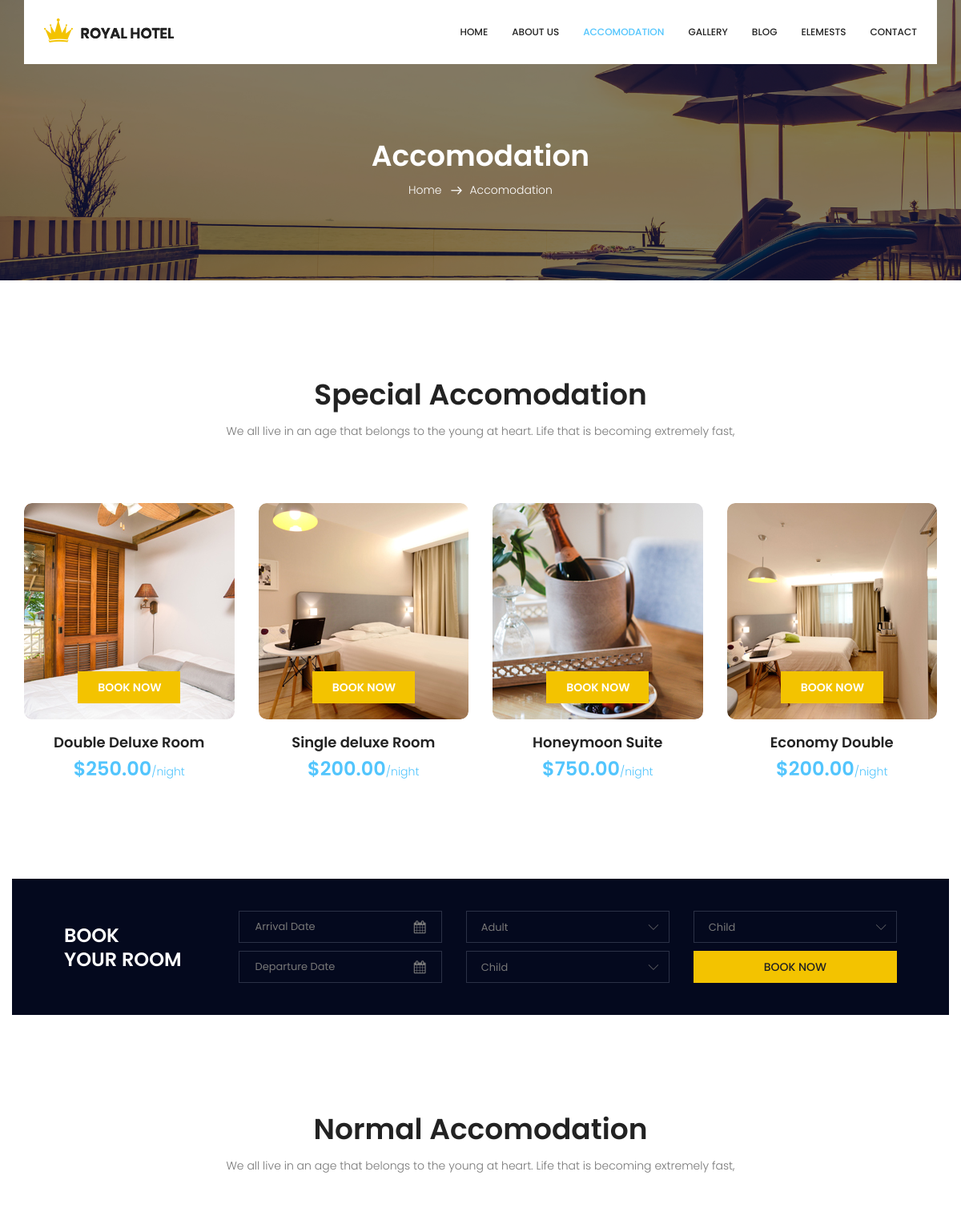
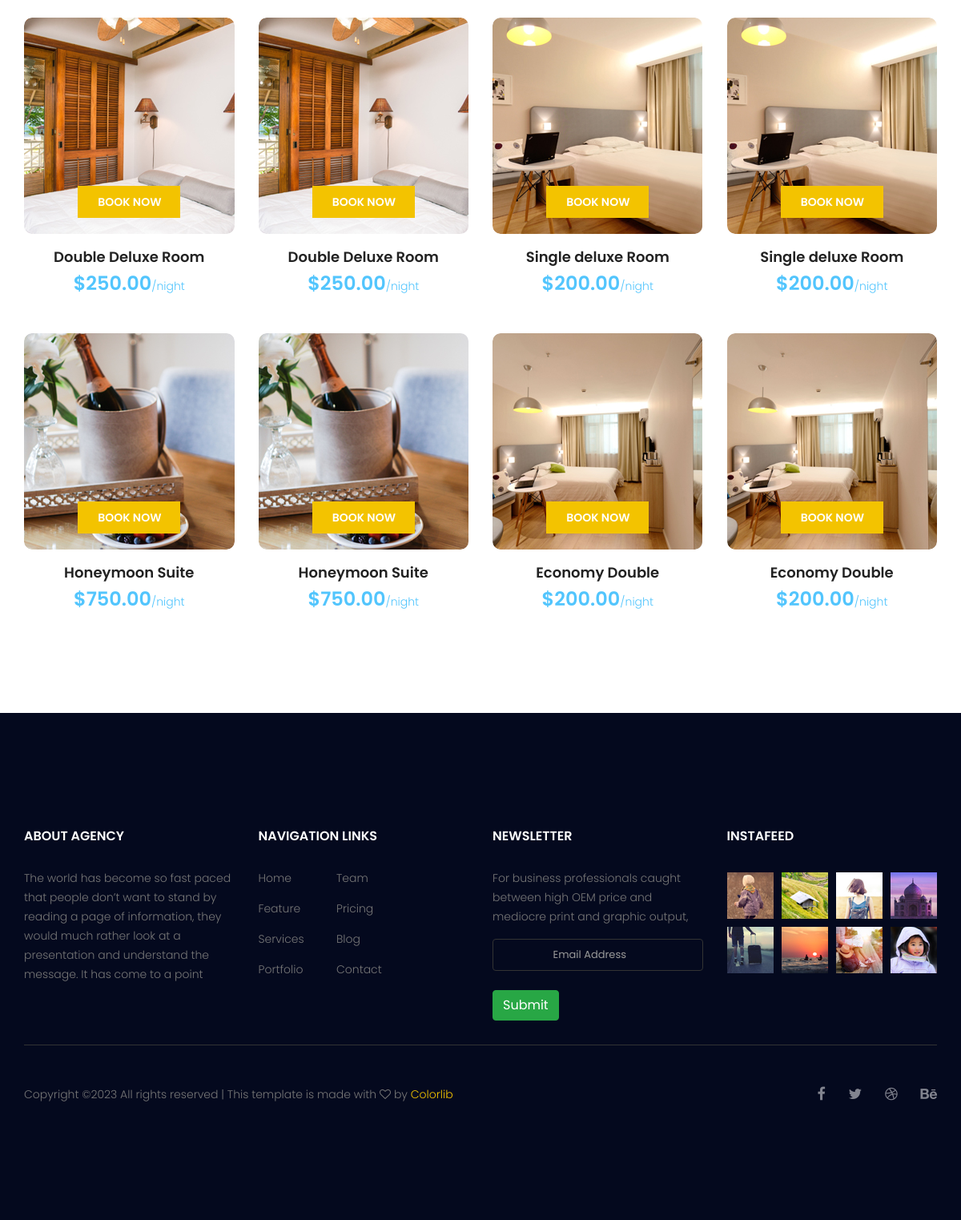
/accomodation/, run on the app's committed database (2 pictures, top to bottom).
### hotel/models.py (models this page shows, shortened)
class Accomodation(models.Model):
    title = models.CharField(max_length=100)
    price = models.DecimalField(decimal_places=2, max_digits=10)
    button = models.CharField(max_length=20)
    image = models.ImageField(upload_to="accomodation_images")

### hotel/views.py (the view)
# urls.py: path('accomodation/', views.accomodation_page, name="accomodation"),
def accomodation_page(request):
    if request.method == "GET":
        accomodation = Accomodation.objects.all()
        context = {
            "all_accomodation": accomodation,
        }
        return render(request, "accomodation.html", context)
    elif request.method == "POST":
        newsletter = request.POST["email"]
        Subscriber.objects.create(email=newsletter)
        messages.success(request, f"Hello, {newsletter} Your submission was successful")
        return redirect("home")

### templates/accomodation.html (shortened to what this page needs)
{% load static %}
<!doctype html>
<html lang="en">
    <head>
        <link rel="stylesheet" href="{% static 'css/bootstrap.css' %}">
        <link rel="stylesheet" href="{% static 'vendors/linericon/style.css' %}">
        <link rel="stylesheet" href="{% static 'css/font-awesome.min.css' %}">
        <link rel="stylesheet" href="{% static 'vendors/bootstrap-datepicker/bootstrap-datetimepicker.min.css' %}">
        <link rel="stylesheet" href="{% static 'vendors/nice-select/css/nice-select.css' %}">
        <link rel="stylesheet" href="{% static 'vendors/owl-carousel/owl.carousel.min.css' %}">
        <link rel="stylesheet" href="{% static 'css/style.css' %}">
        <link rel="stylesheet" href="{% static 'css/responsive.css' %}">
    </head>
    <body>
        <header class="header_area">
            <div class="container">
                <nav class="navbar navbar-expand-lg navbar-light">
                    <a class="navbar-brand logo_h" href="{% url 'home' %}"><img src="{% static 'image/Logo.png' %}" alt=""></a>
                    <div class="collapse navbar-collapse offset" id="navbarSupportedContent">
                        <ul class="nav navbar-nav menu_nav ml-auto">
                            <li class="nav-item"><a class="nav-link" href="{% url 'home' %}">Home</a></li>
                            <li class="nav-item"><a class="nav-link" href="{% url 'about' %}">About us</a></li>
                            <li class="nav-item active"><a class="nav-link" href="{% url 'accomodation' %}">Accomodation</a></li>
                            <li class="nav-item"><a class="nav-link" href="gallery.html">Gallery</a></li>
                            <li class="nav-item submenu dropdown">
                                <a href="#" class="nav-link dropdown-toggle" data-toggle="dropdown" role="button" aria-haspopup="true" aria-expanded="false">Blog</a>
                            </li>
                            <li class="nav-item"><a class="nav-link" href="{% url 'elements' %}">Elemests</a></li>
                            <li class="nav-item"><a class="nav-link" href="{% url 'contact' %}">Contact</a></li>
                        </ul>
                    </div>
                </nav>
            </div>
        </header>
        <section class="breadcrumb_area">
            <div class="overlay bg-parallax" data-stellar-ratio="0.8" data-stellar-vertical-offset="0" data-background=""></div>
            <div class="container">
                <div class="page-cover text-center">
                    <h2 class="page-cover-tittle">Accomodation</h2>
                    <ol class="breadcrumb">
                        <li><a href="{% url 'home' %}">Home</a></li>
                        <li class="active">Accomodation</li>
                    </ol>
                </div>
            </div>
        </section>
        <section class="accomodation_area section_gap">
            <div class="container">
                <div class="section_title text-center">
                    <h2 class="title_color">Special Accomodation</h2>
                    <p>We all live in an age that belongs to the young at heart. Life that is becoming extremely fast,</p>
                </div>
                <div class="row mb_30">
                    {% for accomodation in all_accomodation %}
                    <div class="col-lg-3 col-sm-6">
                        <div class="accomodation_item text-center">
                            <div class="hotel_img">
                                <img src="{{ accomodation.image.url }}" alt="">
                                <a href="#" class="btn theme_btn button_hover">{{ accomodation.button }}</a>
                            </div>
                            <a href="#"><h4 class="sec_h4">{{ accomodation.title }}</h4></a>
                            <h5>${{ accomodation.price }}<small>/night</small></h5>
                        </div>
                    </div>
                    {% endfor %}
                </div>
            </div>
        </section>
        <section class="hotel_booking_area">
            <div class="container">
                <div class="row hotel_booking_table">
                    <div class="col-md-3">
                        <h2>Book<br> Your Room</h2>
                    </div>
                    <div class="col-md-9">
                        <div class="boking_table">
                            <div class="row">
                                <div class="col-md-4">
                                    <div class="book_tabel_item">
                                        <div class="form-group">
                                            <div class='input-group date' id='datetimepicker11'>
                                                <input type='text' class="form-control" placeholder="Arrival Date"/>
                                                <span class="input-group-addon">
                                                    <i class="fa fa-calendar" aria-hidden="true"></i>
                                                </span>
                                            </div>
                                        </div>
                                        <div class="form-group">
                                            <div class='input-group date' id='datetimepicker1'>
                                                <input type='text' class="form-control" placeholder="Departure Date"/>
                                                <span class="input-group-addon">
                                                    <i class="fa fa-calendar" aria-hidden="true"></i>
                                                </span>
                                            </div>
                                        </div>
                                    </div>
                                </div>
                                <div class="col-md-4">
                                    <div class="book_tabel_item">
                                        <div class="input-group">
                                        </div>
                                        <div class="input-group">
                                        </div>
                                    </div>
                                </div>
                                <div class="col-md-4">
                                    <div class="book_tabel_item">
                                        <div class="input-group">
                                        </div>
                                        <a class="book_now_btn button_hover" href="#">Book Now</a>
                                    </div>
                                </div>
                            </div>
                        </div>
                    </div>
                </div>
            </div>
        </section>
        <section class="accomodation_area section_gap">
            <div class="container">
                <div class="section_title text-center">
                    <h2 class="title_color">Normal Accomodation</h2>
                    <p>We all live in an age that belongs to the young at heart. Life that is becoming extremely fast,</p>
                </div>
                <div class="row accomodation_two">
                    {% for accomodation in all_accomodation %}
                    <div class="col-lg-3 col-sm-6">
                        <div class="accomodation_item text-center">
                            <div class="hotel_img">
                                <img src="{{ accomodation.image.url}}" alt="">
                                <a href="#" class="btn theme_btn button_hover">{{ accomodation.button }}</a>
                            </div>
                            <a href="#"><h4 class="sec_h4">{{ accomodation.title}}</h4></a>
                            <h5>${{ accomodation.price }}<small>/night</small></h5>
                        </div>
                    </div>
                    <div class="col-lg-3 col-sm-6">
                        <div class="accomodation_item text-center">
                            <div class="hotel_img">
                                <img src="{{ accomodation.image.url }}" alt="">
                                <a href="#" class="btn theme_btn button_hover">{{ accomodation.button}}</a>
                            </div>
                            <a href="#"><h4 class="sec_h4">{{accomodation.title }}</h4></a>
                            <h5>${{ accomodation.price }}<small>/night</small></h5>
                        </div>
                    </div>
                    {% endfor %}
                </div>
            </div>
        </section>
        <footer class="footer-area section_gap">
            <div class="container">
                <div class="row">
                    <div class="col-lg-3  col-md-6 col-sm-6">
                        <div class="single-footer-widget">
                            <h6 class="footer_title">About Agency</h6>
                            <p>The world has become so fast paced that people don’t want to stand by reading a page of information, they would much rather look at a presentation and understand the message. It has come to a point </p>
                        </div>
                    </div>
                    <div class="col-lg-3 col-md-6 col-sm-6">
                        <div class="single-footer-widget">
                            <h6 class="footer_title">Navigation Links</h6>
                            <div class="row">
                                <div class="col-4">
                                    <ul class="list_style">
                                        <li><a href="#">Home</a></li>
                                        <li><a href="#">Feature</a></li>
                                        <li><a href="#">Services</a></li>
                                        <li><a href="#">Portfolio</a></li>
                                    </ul>
                                </div>
                                <div class="col-4">
                                    <ul class="list_style">
                                        <li><a href="#">Team</a></li>
                                        <li><a href="#">Pricing</a></li>
                                        <li><a href="#">Blog</a></li>
                                        <li><a href="#">Contact</a></li>
                                    </ul>
                                </div>
                            </div>
                        </div>
                    </div>
                    <div class="col-lg-3 col-md-6 col-sm-6">
                        <div class="single-footer-widget">
                            <h6 class="footer_title">Newsletter</h6>
                            <p>For business professionals caught between high OEM price and mediocre print and graphic output, </p>
                            <form action="" method="post">
                                <input type="email" name="email" class="btn btn-required" placeholder="Email Address">
                                <br><br>
                                <button type="submit" class="btn btn-success">Submit</button>
                            </form>
                        </div>
                    </div>
                    <div class="col-lg-3 col-md-6 col-sm-6">
                        <div class="single-footer-widget instafeed">
                            <h6 class="footer_title">InstaFeed</h6>
                            <ul class="list_style instafeed d-flex flex-wrap">
                                <li><img src="{% static 'image/instagram/Image-01.jpg' %}" alt=""></li>
                                <li><img src="{% static 'image/instagram/Image-02.jpg' %}" alt=""></li>
                                <li><img src="{% static 'image/instagram/Image-03.jpg' %}" alt=""></li>
                                <li><img src="{% static 'image/instagram/Image-04.jpg' %}" alt=""></li>
                                <li><img src="{% static 'image/instagram/Image-05.jpg' %}" alt=""></li>
                                <li><img src="{% static 'image/instagram/Image-06.jpg' %}" alt=""></li>
                                <li><img src="{% static 'image/instagram/Image-07.jpg' %}" alt=""></li>
                                <li><img src="{% static 'image/instagram/Image-08.jpg' %}" alt=""></li>
                            </ul>
                        </div>
                    </div>
                </div>
                <div class="border_line"></div>
                <div class="row footer-bottom d-flex justify-content-between align-items-center">
                    <p class="col-lg-8 col-sm-12 footer-text m-0">
Copyright &copy;<script>document.write(new Date().getFullYear());</script> All rights reserved | This template is made with <i class="fa fa-heart-o" aria-hidden="true"></i> by <a href="https://colorlib.com" target="_blank">Colorlib</a>
</p>
                    <div class="col-lg-4 col-sm-12 footer-social">
                        <a href="#"><i class="fa fa-facebook"></i></a>
                        <a href="#"><i class="fa fa-twitter"></i></a>
                        <a href="#"><i class="fa fa-dribbble"></i></a>
                        <a href="#"><i class="fa fa-behance"></i></a>
                    </div>
                </div>
            </div>
        </footer>
    </body>
</html>

### data on the page
Accomodation: image (picture), button "BOOK NOW", title "Double Deluxe Room", price "250.00"
Accomodation: image (picture), button "BOOK NOW", title "Single deluxe Room", price "200.00"
Accomodation: image (picture), button "BOOK NOW", title "Honeymoon Suite", price "750.00"
Accomodation: image (picture), button "BOOK NOW", title "Economy Double", price "200.00"
